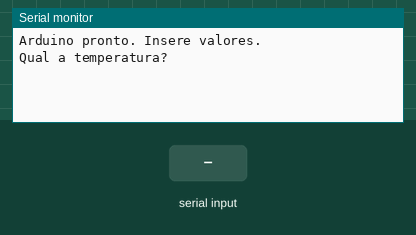
Simulated run of this sketch. Board: Arduino Uno, built with avr-gcc and run on an emulated ATmega328P. On the bench: the last lines printed to the serial monitor. The test bench sets the inputs (shaded band).

Above: at 1.2 s.
1.3 s: "1\n" received over Serial
At 2.2 s:
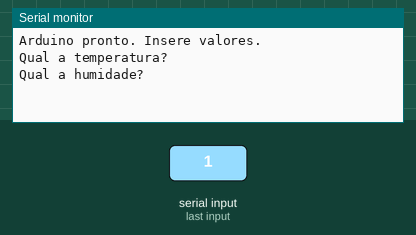
2.8 s: "0\n" received over Serial
At 3.6 s:
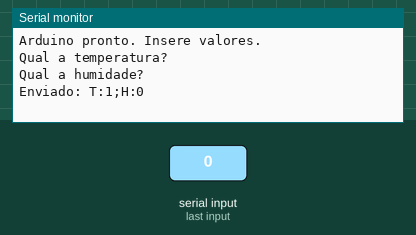

Measured:
- after the input at 1.3 s, the serial monitor: prints a new line at once (image 1)
- after the input at 2.8 s, the serial monitor: prints a new line at once (image 2)

The sketch:

arduino_sender.ino
```cpp
#include <SoftwareSerial.h>

SoftwareSerial LoraSerial(10, 11); // RX, TX

void setup() {
  Serial.begin(9600);
  LoraSerial.begin(9600);
  Serial.println("Arduino pronto. Insere valores.");
}

void loop() {
  String temp, hum;

  Serial.println("Qual a temperatura?");
  while (Serial.available() == 0) {}
  temp = Serial.readStringUntil('\n');

  Serial.println("Qual a humidade?");
  while (Serial.available() == 0) {}
  hum = Serial.readStringUntil('\n');

  String msg = "T:" + temp + ";H:" + hum;
  LoraSerial.println(msg);

  Serial.println("Enviado: " + msg);
  delay(1000); // esperar 1 segundo antes do próximo envio
}
```
